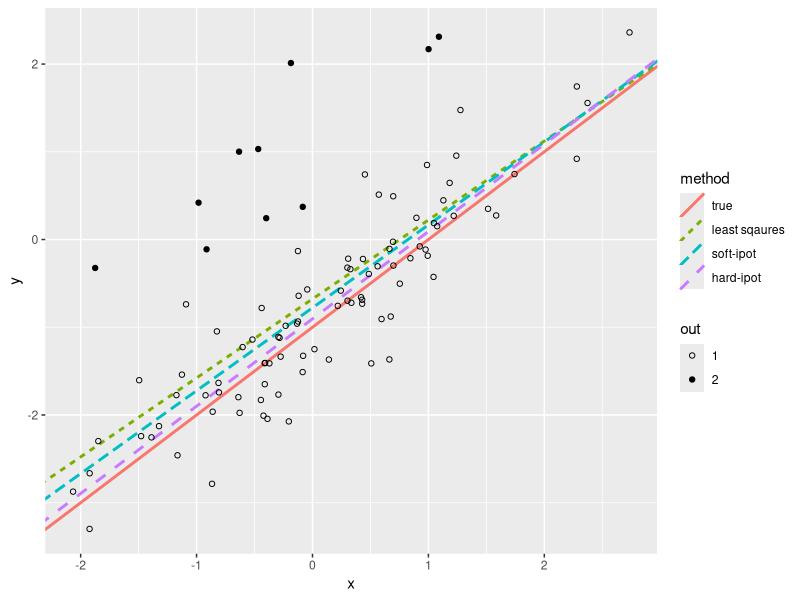

The R script that drew this image: (Note: this script raises an error after producing the figure.)

#################################################
### function definition
#################################################
library(quantreg)
set.seed(2023)

# soft thresholding
soft.threshold <- function (x, lam = 1) ifelse(abs(x) < lam, 0, x - sign(x)*lam)

# hard thresholding
hard.threshold <- function (x, lam = 1) ifelse(abs(x) < lam, 0, x)

# thresholding wrapper
threshold <- function (x, lam = 1, type = "soft") {
  if (type == "soft") res <- soft.threshold(x, lam)
  if (type == "hard") res <- hard.threshold(x, lam)
  return( res )
}

# algorithm 1 (She and Owen)
ipod.1 <- function (x, y, b = NULL, type = "soft", lam = 1) {
  
  X <- cbind(1, x)
  decomp <- qr(X)
  Q <- qr.Q(decomp)
  R <- qr.R(decomp)
  
  ## initialization
  if (is.null(b)) b <- rq(y ~ x, tau = 0.5, data = data.frame(x = x, y = y))$coefficients
  
  ## loop
  j <- 0; dif <- Inf
  gam <- y - drop(X%*%b)
  repeat {
    y.adj <- y - gam
    b <- drop(solve(R) %*% t(Q) %*% y.adj)
    r <- y - drop(X%*%b)
    gam.new <- threshold(r, lam = lam, type = type)
    if (max(abs(gam.new - gam)) < 1e-5 | j == 100) break
    j <- j + 1
    gam <- gam.new
  }
  
  return(list(b = b, gam = gam))
  
}


# ipod algorithm wrapper
ipod <- function (x, y, algorithm = 1, b = NULL, type = "soft", lam = 1) {
  if (algorithm == 1) res <- ipod.1(x, y, b = b, type = type, lam = lam)
  if (algorithm == 2) res <- ipod.2(x, y, b = b, type = type, lam = lam)
  return(res)
}


# BIC selection
BIC <- function (x, y, lambda = NULL, algorithm = 1, type = "soft") {
  X <- cbind(1, x)
  H <- X %*% solve(t(X)%*%X) %*% t(X)
  eig <- eigen(H)
  c.idx <- which(abs(eig$values) < 1e-8)
  U.c <- eig$vectors[,c.idx]
  y.tilde <- drop(t(U.c)%*%y)
  m <- nrow(X) - ncol(X)
  
  init <- rq(y ~ x, tau = 0.5, data = data.frame(x = x, y = y))
  resid <- init$residuals
  sig2 <- mad(resid)^2
  
  if (is.null(lambda)) {
    lam.max <- max(abs(drop((diag(nrow(X))-H)%*%y) / sqrt(1-diag(H))))
    #lambda <- seq(lam.max, 0.5, by = -0.1) ## She and Owen's suggestion
    lambda <- 2^seq(log2(5), -4, length = 50)
  }
  
  score <- beta.mat <- gam.mat <- NULL
  for (a in seq_along(lambda)) {
    res <- ipod(x, y, algorithm = algorithm, type = type, lam = lambda[a])
    nzr <- sum(res$gam != 0)
    k <- nzr + 1
    #bic1 <- m * log(sum((y.tilde - drop(t(U.c)%*%res$gam))^2)/m) + k * (log(m) + 1)
    bic2 <- n * log(sig2) + sum((y.tilde - drop(t(U.c)%*%res$gam))^2) / sig2 + (nzr + 2) * log(n)
    score <- rbind(score, c(lam = lambda[a], nzr = nzr, bic1 = bic1, bic2 = bic2))
    beta.mat <- rbind(beta.mat, c(lam = lambda[a], res$b))
    gam.mat <- rbind(gam.mat, c(lam = lambda[a], res$gam))
  }
  colnames(beta.mat) <- c("lam", paste0("b", 1:ncol(X) - 1))
  colnames(gam.mat) <- c("lam", paste0("obs", 1:nrow(X)))
  
  return(list(score = score, beta.mat = beta.mat, gam.mat = gam.mat))
}




#################################################
# test with an example
#################################################

library(tidyverse)

n <- 100
p <- 1
beta <- c(-1, 1)

x <- rnorm(n)
#x <- sort(rnorm(n))
y <- beta[1] + beta[2]*x + rnorm(n)*0.5
out.idx <- 1:10
out <- rep(1, n); out[out.idx] <- 2
y[out.idx] <- y[out.idx] + rnorm(length(out.idx), 2, 0.3)
#y[out.idx] <- rnorm(length(out.idx), -2, 1)
dat <- data.frame(x = x, y = y, out = factor(out))
lse.est <- lm(y ~ x, data = dat)$coefficients
lad.est <- rq(y ~ x, tau = 0.5, data = dat)$coefficients
res1.soft <- ipod(x, y, algorithm = 1, type = "soft", lam = 1)
(res1.soft.b <- res1.soft$b)
res1.soft.gam <- res1.soft$gam
res1.hard <- ipod(x, y, algorithm = 1, type = "hard", lam = 1)
(res1.hard.b <- res1.hard$b)
res1.hard.gam <- res1.hard$gam

#method <- c("true", "lse", "lad", "soft-ipot", "hard-ipot")
#df <- data.frame(method = factor(1:length(method), labels = method), rbind(beta, lse.est, lad.est, res1.soft.b, res1.hard.b))
method <- c("true", "least sqaures", "soft-ipot", "hard-ipot")
df <- data.frame(method = factor(1:length(method), labels = method), rbind(beta, lse.est, res1.soft.b, res1.hard.b))
names(df) <- c("method", "b0", "b1")

ggplot(dat, aes(x = x, y = y, shape = out)) +
  geom_abline(data = df, aes(intercept = b0, slope = b1, color = method, linetype = method), size = 1) +
  geom_point() + scale_shape_manual(values = c(21, 19))
  scale_color_brewer(palette = "Set1")



## BIC selection

res1.soft <- BIC(x, y, lambda = NULL, algorithm = 1, type = "soft")
res1.hard <- BIC(x, y, lambda = NULL, algorithm = 1, type = "hard")
#res2.soft <- BIC(x, y, lambda = NULL, algorithm = 2, type = "soft")
#res2.hard <- BIC(x, y, lambda = NULL, algorithm = 2, type = "hard")


## bic curve - She and Owen's suggestion
df <- data.frame(lam = res1.soft$score[,"lam"], soft = res1.soft$score[,"bic1"], hard = res1.hard$score[,"bic1"]) %>%
  pivot_longer(col = -lam, names_to = "penalty", values_to = "bic") %>%
  arrange(lam)
ggplot(df, aes(x = lam, y = bic, color = penalty)) + geom_line() + scale_x_log10()


## bic curve - my suggestion
lam.opt.soft <- res1.soft$score[which.min(res1.soft$score[,"bic2"]), "lam"]
lam.opt.hard <- res1.hard$score[which.min(res1.hard$score[,"bic2"]), "lam"]
df <- data.frame(lam = res1.soft$score[,"lam"], soft = res1.soft$score[,"bic2"], hard = res1.hard$score[,"bic2"]) %>%
  pivot_longer(col = -lam, names_to = "penalty", values_to = "bic") %>%
  arrange(lam)
ggplot(df, aes(x = lam, y = bic, color = penalty)) + geom_line() + scale_x_log10() +
  geom_vline(xintercept = c(lam.opt.soft, lam.opt.hard), linetype = "dashed")



## gamma solution path - soft
df <- as.data.frame(res1.soft$gam.mat) %>% 
  pivot_longer(col = -lam, names_to = "gamma", values_to = "estimate") %>%
  arrange(lam)
ggplot(df, aes(x = lam, y = estimate, color = gamma)) + geom_line() + scale_x_log10() + guides(color = FALSE) +
  geom_vline(xintercept = lam.opt.soft)


## gamma solution path - hard
df <- as.data.frame(res1.hard$gam.mat) %>% 
  pivot_longer(col = -lam, names_to = "gamma", values_to = "estimate") %>%
  arrange(lam)
ggplot(df, aes(x = lam, y = estimate, color = gamma)) + geom_line() + scale_x_log10() + guides(color = FALSE) +
  geom_vline(xintercept = lam.opt.hard)


## beta solution path - soft
df <- as.data.frame(res1.soft$beta.mat) %>% 
  pivot_longer(col = -lam, names_to = "beta", values_to = "estimate") %>%
  arrange(lam)
ggplot(df, aes(x = lam, y = estimate, color = beta)) + geom_line() + scale_x_log10() +
  geom_vline(xintercept = lam.opt.soft)


## beta solution path - hard
df <- as.data.frame(res1.hard$beta.mat) %>% 
  pivot_longer(col = -lam, names_to = "beta", values_to = "estimate") %>%
  arrange(lam)
ggplot(df, aes(x = lam, y = estimate, color = beta)) + geom_line() + scale_x_log10() +
  geom_vline(xintercept = lam.opt.hard)
 



### refit with an optimal lambda

res1.soft <- ipod(x, y, algorithm = 1, type = "soft", lam = lam.opt.soft)
res1.soft$b
res1.soft$gam

res1.hard <- ipod(x, y, algorithm = 1, type = "hard", lam = lam.opt.hard)
res1.hard$b
res1.hard$gam


# result : soft
df <- subset(dat, res1.soft$gam != 0)
ggplot(dat, aes(x = x, y = y, shape = out)) + geom_point() + geom_abline(intercept = beta[1], slope = beta[2], size = 1) +
  geom_abline(intercept = res1.soft$b[1], slope = res1.soft$b[2], size = 1, linetype = "dashed", color = "red") +
  geom_point(data = df, aes(x = x, y = y), shape = 21, size = 4, color = "red") + scale_shape_manual(values = c(21, 19))
  
# result : hard
df <- subset(dat, res1.hard$gam != 0)
ggplot(dat, aes(x = x, y = y, shape = out)) + geom_point() + geom_abline(intercept = beta[1], slope = beta[2], size = 1) +
  geom_abline(intercept = res1.hard$b[1], slope = res1.hard$b[2], size = 1, linetype = "dashed", color = "blue") +
  geom_point(data = df, aes(x = x, y = y), shape = 21, size = 4, color = "blue") + scale_shape_manual(values = c(21, 19))

